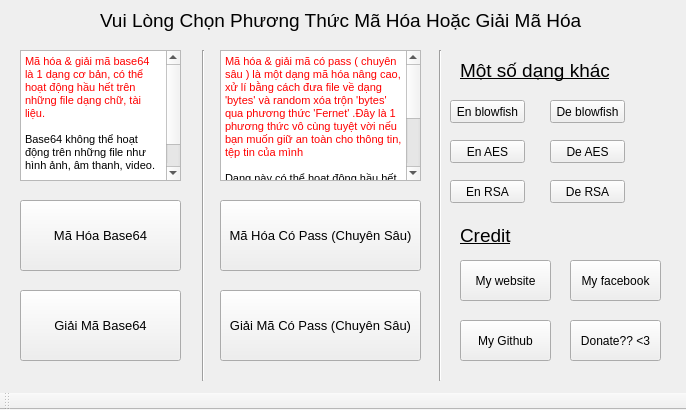
<?xml version="1.0" encoding="UTF-8"?>
<ui version="4.0">
 <class>MainWindow</class>
 <widget class="QMainWindow" name="MainWindow">
  <property name="geometry">
   <rect>
    <x>0</x>
    <y>0</y>
    <width>686</width>
    <height>410</height>
   </rect>
  </property>
  <property name="windowTitle">
   <string>MainWindow</string>
  </property>
  <widget class="QWidget" name="centralwidget">
   <widget class="QLabel" name="label">
    <property name="geometry">
     <rect>
      <x>100</x>
      <y>0</y>
      <width>501</width>
      <height>41</height>
     </rect>
    </property>
    <property name="font">
     <font>
      <pointsize>14</pointsize>
     </font>
    </property>
    <property name="text">
     <string>Vui Lòng Chọn Phương Thức Mã Hóa Hoặc Giải Mã Hóa</string>
    </property>
   </widget>
   <widget class="QPushButton" name="pushButton">
    <property name="geometry">
     <rect>
      <x>20</x>
      <y>200</y>
      <width>161</width>
      <height>71</height>
     </rect>
    </property>
    <property name="font">
     <font>
      <family>Nirmala UI</family>
      <pointsize>10</pointsize>
      <underline>false</underline>
     </font>
    </property>
    <property name="cursor">
     <cursorShape>ArrowCursor</cursorShape>
    </property>
    <property name="contextMenuPolicy">
     <enum>Qt::DefaultContextMenu</enum>
    </property>
    <property name="toolTipDuration">
     <number>1</number>
    </property>
    <property name="text">
     <string>Mã Hóa Base64</string>
    </property>
   </widget>
   <widget class="QPushButton" name="pushButton_2">
    <property name="geometry">
     <rect>
      <x>20</x>
      <y>290</y>
      <width>161</width>
      <height>71</height>
     </rect>
    </property>
    <property name="font">
     <font>
      <family>Nirmala UI</family>
      <pointsize>10</pointsize>
      <underline>false</underline>
     </font>
    </property>
    <property name="cursor">
     <cursorShape>ArrowCursor</cursorShape>
    </property>
    <property name="text">
     <string>Giải Mã Base64</string>
    </property>
   </widget>
   <widget class="QPushButton" name="pushButton_3">
    <property name="geometry">
     <rect>
      <x>220</x>
      <y>200</y>
      <width>201</width>
      <height>71</height>
     </rect>
    </property>
    <property name="font">
     <font>
      <family>Nirmala UI</family>
      <pointsize>10</pointsize>
      <underline>false</underline>
     </font>
    </property>
    <property name="cursor">
     <cursorShape>ArrowCursor</cursorShape>
    </property>
    <property name="text">
     <string>Mã Hóa Có Pass (Chuyên Sâu)</string>
    </property>
   </widget>
   <widget class="QPushButton" name="pushButton_4">
    <property name="geometry">
     <rect>
      <x>220</x>
      <y>290</y>
      <width>201</width>
      <height>71</height>
     </rect>
    </property>
    <property name="font">
     <font>
      <family>Nirmala UI</family>
      <pointsize>10</pointsize>
      <underline>false</underline>
     </font>
    </property>
    <property name="cursor">
     <cursorShape>ArrowCursor</cursorShape>
    </property>
    <property name="text">
     <string>Giải Mã Có Pass (Chuyên Sâu)</string>
    </property>
   </widget>
   <widget class="QTextBrowser" name="textBrowser">
    <property name="geometry">
     <rect>
      <x>20</x>
      <y>50</y>
      <width>161</width>
      <height>131</height>
     </rect>
    </property>
    <property name="html">
     <string>&lt;!DOCTYPE HTML PUBLIC &quot;-//W3C//DTD HTML 4.0//EN&quot; &quot;http://www.w3.org/TR/REC-html40/strict.dtd&quot;&gt;
&lt;html&gt;&lt;head&gt;&lt;meta name=&quot;qrichtext&quot; content=&quot;1&quot; /&gt;&lt;style type=&quot;text/css&quot;&gt;
p, li { white-space: pre-wrap; }
&lt;/style&gt;&lt;/head&gt;&lt;body style=&quot; font-family:'MS Shell Dlg 2'; font-size:8.25pt; font-weight:400; font-style:normal;&quot;&gt;
&lt;p style=&quot; margin-top:0px; margin-bottom:0px; margin-left:0px; margin-right:0px; -qt-block-indent:0; text-indent:0px;&quot;&gt;&lt;span style=&quot; font-size:8pt; color:#ff0000;&quot;&gt;Mã hóa &amp;amp; giải mã base64 là 1 dạng cơ bản, có thể hoạt động hầu hết trên những file dạng chữ, tài liệu.&lt;/span&gt;&lt;/p&gt;
&lt;p style=&quot;-qt-paragraph-type:empty; margin-top:0px; margin-bottom:0px; margin-left:0px; margin-right:0px; -qt-block-indent:0; text-indent:0px; font-size:8pt; color:#ff0000;&quot;&gt;&lt;br /&gt;&lt;/p&gt;
&lt;p style=&quot; margin-top:0px; margin-bottom:0px; margin-left:0px; margin-right:0px; -qt-block-indent:0; text-indent:0px;&quot;&gt;&lt;span style=&quot; font-size:8pt;&quot;&gt;Base64 không thể hoạt động trên những file như hình ảnh, âm thanh, video.&lt;/span&gt;&lt;/p&gt;
&lt;p style=&quot;-qt-paragraph-type:empty; margin-top:0px; margin-bottom:0px; margin-left:0px; margin-right:0px; -qt-block-indent:0; text-indent:0px; font-size:8pt;&quot;&gt;&lt;br /&gt;&lt;/p&gt;
&lt;p style=&quot; margin-top:0px; margin-bottom:0px; margin-left:0px; margin-right:0px; -qt-block-indent:0; text-indent:0px;&quot;&gt;&lt;span style=&quot; font-size:8pt;&quot;&gt;made with luv by Duc_Kirkman&lt;/span&gt;&lt;/p&gt;&lt;/body&gt;&lt;/html&gt;</string>
    </property>
   </widget>
   <widget class="Line" name="line">
    <property name="geometry">
     <rect>
      <x>193</x>
      <y>50</y>
      <width>20</width>
      <height>331</height>
     </rect>
    </property>
    <property name="orientation">
     <enum>Qt::Vertical</enum>
    </property>
   </widget>
   <widget class="QTextBrowser" name="textBrowser_2">
    <property name="geometry">
     <rect>
      <x>220</x>
      <y>50</y>
      <width>201</width>
      <height>131</height>
     </rect>
    </property>
    <property name="html">
     <string>&lt;!DOCTYPE HTML PUBLIC &quot;-//W3C//DTD HTML 4.0//EN&quot; &quot;http://www.w3.org/TR/REC-html40/strict.dtd&quot;&gt;
&lt;html&gt;&lt;head&gt;&lt;meta name=&quot;qrichtext&quot; content=&quot;1&quot; /&gt;&lt;style type=&quot;text/css&quot;&gt;
p, li { white-space: pre-wrap; }
&lt;/style&gt;&lt;/head&gt;&lt;body style=&quot; font-family:'MS Shell Dlg 2'; font-size:8.25pt; font-weight:400; font-style:normal;&quot;&gt;
&lt;p style=&quot; margin-top:0px; margin-bottom:0px; margin-left:0px; margin-right:0px; -qt-block-indent:0; text-indent:0px;&quot;&gt;&lt;span style=&quot; color:#ff0000;&quot;&gt;Mã hóa &amp;amp; giải mã có pass ( chuyên sâu ) là một dạng mã hóa nâng cao, xử lí bằng cách đưa file về dạng 'bytes' và random xóa trộn 'bytes' qua phương thức 'Fernet' .Đây là 1 phương thức vô cùng tuyệt vời nếu bạn muốn giữ an toàn cho thông tin, tệp tin của mình&lt;/span&gt;&lt;/p&gt;
&lt;p style=&quot;-qt-paragraph-type:empty; margin-top:0px; margin-bottom:0px; margin-left:0px; margin-right:0px; -qt-block-indent:0; text-indent:0px;&quot;&gt;&lt;br /&gt;&lt;/p&gt;
&lt;p style=&quot; margin-top:0px; margin-bottom:0px; margin-left:0px; margin-right:0px; -qt-block-indent:0; text-indent:0px;&quot;&gt;Dạng này có thể hoạt động hầu hết trên tất cả các file &amp;lt;3&lt;/p&gt;
&lt;p style=&quot;-qt-paragraph-type:empty; margin-top:0px; margin-bottom:0px; margin-left:0px; margin-right:0px; -qt-block-indent:0; text-indent:0px;&quot;&gt;&lt;br /&gt;&lt;/p&gt;
&lt;p style=&quot; margin-top:0px; margin-bottom:0px; margin-left:0px; margin-right:0px; -qt-block-indent:0; text-indent:0px;&quot;&gt;Hãy nhớ mật khẩu khi mã hóa ở dạng này bởi nếu quên đồng nghĩa với bạn không bao giờ có thể giải mã nó lại :D&lt;/p&gt;
&lt;p style=&quot;-qt-paragraph-type:empty; margin-top:0px; margin-bottom:0px; margin-left:0px; margin-right:0px; -qt-block-indent:0; text-indent:0px;&quot;&gt;&lt;br /&gt;&lt;/p&gt;
&lt;p style=&quot; margin-top:0px; margin-bottom:0px; margin-left:0px; margin-right:0px; -qt-block-indent:0; text-indent:0px;&quot;&gt;made with luv by Duc_krỉkman&lt;/p&gt;&lt;/body&gt;&lt;/html&gt;</string>
    </property>
   </widget>
   <widget class="Line" name="line_2">
    <property name="geometry">
     <rect>
      <x>430</x>
      <y>50</y>
      <width>20</width>
      <height>331</height>
     </rect>
    </property>
    <property name="orientation">
     <enum>Qt::Vertical</enum>
    </property>
   </widget>
   <widget class="QLabel" name="label_2">
    <property name="geometry">
     <rect>
      <x>460</x>
      <y>50</y>
      <width>151</width>
      <height>41</height>
     </rect>
    </property>
    <property name="font">
     <font>
      <pointsize>14</pointsize>
      <underline>true</underline>
     </font>
    </property>
    <property name="text">
     <string>Một số dạng khác</string>
    </property>
   </widget>
   <widget class="QPushButton" name="pushButton_5">
    <property name="geometry">
     <rect>
      <x>450</x>
      <y>100</y>
      <width>75</width>
      <height>23</height>
     </rect>
    </property>
    <property name="text">
     <string>En blowfish</string>
    </property>
   </widget>
   <widget class="QPushButton" name="pushButton_6">
    <property name="geometry">
     <rect>
      <x>550</x>
      <y>100</y>
      <width>75</width>
      <height>23</height>
     </rect>
    </property>
    <property name="text">
     <string>De blowfish</string>
    </property>
   </widget>
   <widget class="QPushButton" name="pushButton_7">
    <property name="geometry">
     <rect>
      <x>450</x>
      <y>140</y>
      <width>75</width>
      <height>23</height>
     </rect>
    </property>
    <property name="text">
     <string>En AES</string>
    </property>
   </widget>
   <widget class="QPushButton" name="pushButton_8">
    <property name="geometry">
     <rect>
      <x>550</x>
      <y>140</y>
      <width>75</width>
      <height>23</height>
     </rect>
    </property>
    <property name="text">
     <string>De AES</string>
    </property>
   </widget>
   <widget class="QPushButton" name="pushButton_9">
    <property name="geometry">
     <rect>
      <x>450</x>
      <y>180</y>
      <width>75</width>
      <height>23</height>
     </rect>
    </property>
    <property name="text">
     <string>En RSA</string>
    </property>
   </widget>
   <widget class="QPushButton" name="pushButton_10">
    <property name="geometry">
     <rect>
      <x>550</x>
      <y>180</y>
      <width>75</width>
      <height>23</height>
     </rect>
    </property>
    <property name="text">
     <string>De RSA</string>
    </property>
   </widget>
   <widget class="QLabel" name="label_3">
    <property name="geometry">
     <rect>
      <x>460</x>
      <y>220</y>
      <width>51</width>
      <height>31</height>
     </rect>
    </property>
    <property name="font">
     <font>
      <pointsize>14</pointsize>
      <underline>true</underline>
     </font>
    </property>
    <property name="text">
     <string>Credit</string>
    </property>
   </widget>
   <widget class="QPushButton" name="pushButton_11">
    <property name="geometry">
     <rect>
      <x>460</x>
      <y>260</y>
      <width>91</width>
      <height>41</height>
     </rect>
    </property>
    <property name="text">
     <string>My website</string>
    </property>
   </widget>
   <widget class="QPushButton" name="pushButton_12">
    <property name="geometry">
     <rect>
      <x>570</x>
      <y>260</y>
      <width>91</width>
      <height>41</height>
     </rect>
    </property>
    <property name="text">
     <string>My facebook</string>
    </property>
   </widget>
   <widget class="QPushButton" name="pushButton_13">
    <property name="geometry">
     <rect>
      <x>460</x>
      <y>320</y>
      <width>91</width>
      <height>41</height>
     </rect>
    </property>
    <property name="text">
     <string>My Github</string>
    </property>
   </widget>
   <widget class="QPushButton" name="pushButton_14">
    <property name="geometry">
     <rect>
      <x>570</x>
      <y>320</y>
      <width>91</width>
      <height>41</height>
     </rect>
    </property>
    <property name="text">
     <string>Donate?? &lt;3</string>
    </property>
   </widget>
  </widget>
  <widget class="QToolBar" name="toolBar">
   <property name="windowTitle">
    <string>toolBar</string>
   </property>
   <attribute name="toolBarArea">
    <enum>BottomToolBarArea</enum>
   </attribute>
   <attribute name="toolBarBreak">
    <bool>false</bool>
   </attribute>
  </widget>
 </widget>
 <resources/>
 <connections/>
</ui>
